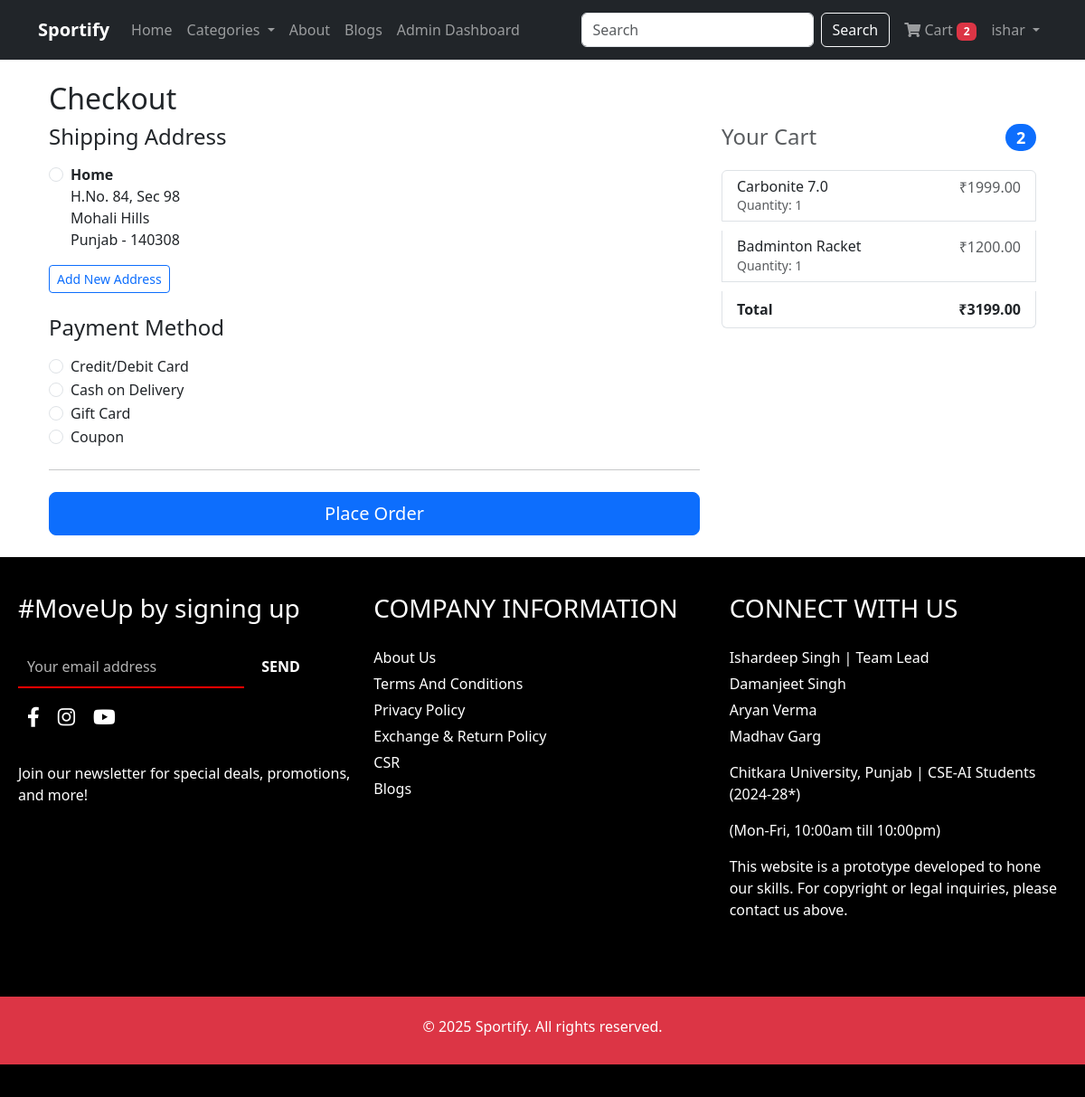
/checkout/ (signed in), run on an earlier commit of the app's database.
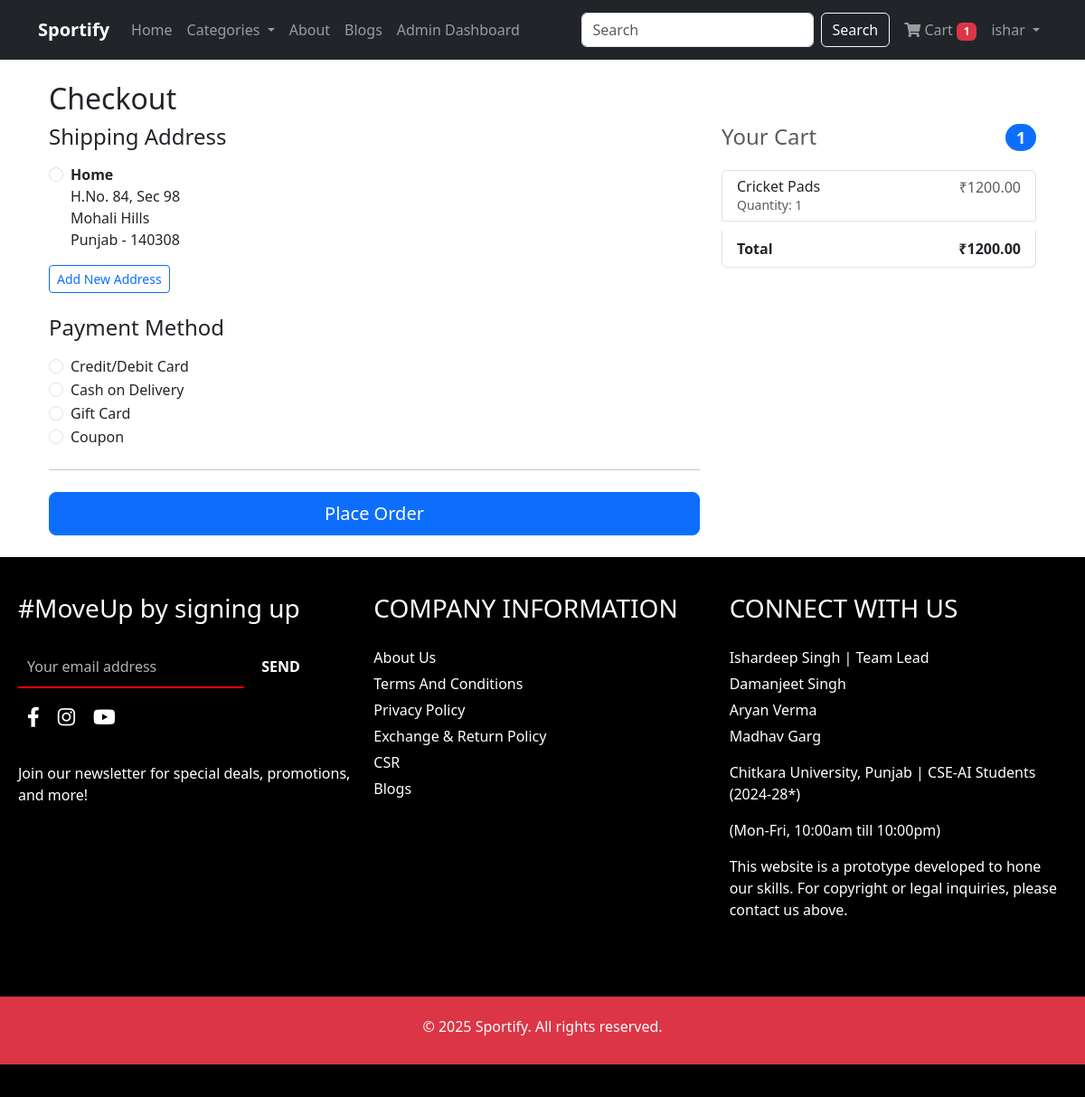
And on a later commit of the database.
### cart_app/models.py (models this page shows, shortened)
class CartItem(models.Model):
    user = models.ForeignKey(User, on_delete=models.CASCADE)
    product = models.ForeignKey(Product, on_delete=models.CASCADE)
    quantity = models.IntegerField(default=1, validators=[MinValueValidator(1)])
    created_at = models.DateTimeField(auto_now_add=True)
    def get_total_price(self):
        return self.product.price * self.quantity

class Product(models.Model):
    category = models.ForeignKey(Category, on_delete=models.CASCADE, related_name='products')
    title = models.CharField(max_length=200)
    description = models.TextField()
    price = models.DecimalField(max_digits=10, decimal_places=2)
    stock = models.IntegerField(default=0, validators=[MinValueValidator(0)])
    image = models.ImageField(upload_to='products/')
    created_at = models.DateTimeField(auto_now_add=True)
    updated_at = models.DateTimeField(auto_now=True)

### user_app/models.py (models this page shows, shortened)
class Address(models.Model):
    ADDRESS_TYPE_CHOICES = [
        ('HOME', 'Home'),
        ('WORK', 'Work'),
        ('OTHER', 'Other'),
    ]
    user = models.ForeignKey(User, on_delete=models.CASCADE, related_name='addresses')
    address_type = models.CharField(max_length=10, choices=ADDRESS_TYPE_CHOICES, default='HOME')
    is_default = models.BooleanField(default=False)
    house_street = models.CharField(max_length=200)
    landmark = models.CharField(max_length=100, blank=True, null=True)
    pincode = models.CharField(max_length=10)
    state = models.CharField(max_length=100)

### cart_app/views.py (the view)
# urls.py: path('checkout/', views.checkout, name='checkout'),
@login_required
def checkout(request):
    cart_items = CartItem.objects.filter(user=request.user)
    if not cart_items:
        messages.error(request, 'Your cart is empty!')
        return redirect('cart')
    for item in cart_items:
        if item.quantity > item.product.stock:
            messages.error(request, f"Sorry, we only have {item.product.stock} of {item.product.title} in stock.")
            return redirect('cart')
    addresses = Address.objects.filter(user=request.user)
    if not addresses:
        messages.warning(request, 'Please add a shipping address before checkout!')
        return redirect('address_create')
    total = sum(item.get_total_price() for item in cart_items)
    if request.method == 'POST':
        form = CheckoutForm(request.POST, user=request.user)
        if form.is_valid():
            selected_address = form.cleaned_data['shipping_address']
            payment_method = form.cleaned_data['payment_method']
            order = Order.objects.create(
                user=request.user,
                total_amount=total,
                payment_method=payment_method,
                shipping_address=selected_address.get_full_address()
            )
            for cart_item in cart_items:
                OrderItem.objects.create(
                    order=order,
                    product_name=cart_item.product.title,
                    product_price=cart_item.product.price,
                    quantity=cart_item.quantity,
                    image_url=cart_item.product.image.url
                )
                product = cart_item.product
                product.stock -= cart_item.quantity
                product.save()
            cart_items.delete()
            messages.success(request, 'Order placed successfully!')
            return redirect('order_history')
        else:
            for error in form.non_field_errors():
                messages.error(request, error)
    else:
        form = CheckoutForm(user=request.user)
        default_address = addresses.filter(is_default=True).first()
        if default_address:
            form.initial['shipping_address'] = default_address.id
    return render(request, 'cart_app/checkout.html', {
        'cart_items': cart_items,
        'total': total,
        'addresses': addresses,
        'form': form
    })

### cart_app/context_processors.py (called while the page is built)
def cart_count(request):
    count = 0
    if request.user.is_authenticated:
        count = CartItem.objects.filter(user=request.user).count()
    return {'cart_count': count}

def categories_processor(request):
    categories = Category.objects.all()
    return {'categories': categories}

def featured_products(request):
    featured = list(Product.objects.all().order_by('?')[:8])
    return {'featured_products': featured}

### user_app/context_processors.py (called while the page is built)
def user_address(request):
    address = None
    if request.user.is_authenticated:
        try:
            address = Address.objects.filter(user=request.user, is_default=True).first()
            if not address:
                address = Address.objects.filter(user=request.user).first()
        except Address.DoesNotExist:
            pass
    return {'address': address}

### templates/cart_app/checkout.html (shortened to what this page needs)
{% extends 'base.html' %}
{% block content %}
<div class="container mt-4">
    <h2>Checkout</h2>
    <div class="row">
        <div class="col-md-4 order-md-2 mb-4">
            <h4 class="d-flex justify-content-between align-items-center mb-3">
                <span class="text-muted">Your Cart</span>
                <span class="badge bg-primary rounded-pill">{{ cart_items.count }}</span>
            </h4>
            <ul class="list-group mb-3">
                {% for item in cart_items %}
                    <li class="list-group-item d-flex justify-content-between lh-sm">
                        <div>
                            <h6 class="my-0">{{ item.product.title }}</h6>
                            <small class="text-muted">Quantity: {{ item.quantity }}</small>
                        </div>
                        <span class="text-muted">₹{{ item.get_total_price }}</span>
                    </li>
                {% endfor %}
                <li class="list-group-item d-flex justify-content-between">
                    <strong>Total</strong>
                    <strong>₹{{ total }}</strong>
                </li>
            </ul>
        </div>
        <div class="col-md-8 order-md-1">
            <form method="post">
                <h4 class="mb-3">Shipping Address</h4>
                <div class="mb-4">
                    {% for address in addresses %}
                        <div class="form-check mb-3">
                            <input class="form-check-input" type="radio" name="shipping_address"
                                   value="{{ address.id }}" id="address_{{ address.id }}"
                                   required>
                            <label class="form-check-label" for="address_{{ address.id }}">
                                <strong>{{ address.get_address_type_display }}</strong>
                                <br>
                                {{ address.house_street }}<br>
                                {% if address.landmark %}{{ address.landmark }}<br>{% endif %}
                                {{ address.state }} - {{ address.pincode }}
                            </label>
                        </div>
                    {% endfor %}
                    <a href="{% url 'address_create' %}" class="btn btn-outline-primary btn-sm">Add New Address</a>
                </div>
                <h4 class="mb-3">Payment Method</h4>
                <div class="mb-4">
                    {% for value, label in form.payment_method.field.choices %}
                        <div class="form-check">
                            <input class="form-check-input" type="radio" name="payment_method"
                                   value="{{ value }}" id="payment_{{ value }}" required>
                            <label class="form-check-label" for="payment_{{ value }}">
                                {{ label }}
                            </label>
                        </div>
                    {% endfor %}
                </div>
                <hr class="mb-4">
                <button class="btn btn-primary btn-lg btn-block w-100" type="submit">Place Order</button>
            </form>
        </div>
    </div>
</div>
{% endblock %}

### templates/base.html (shortened to what the changed rows need)
<!DOCTYPE html>
<html lang="en">
<head>
    <link href="https://cdn.jsdelivr.net/npm/bootstrap@5.3.0-alpha1/dist/css/bootstrap.min.css" rel="stylesheet">
    <link rel="stylesheet" href="https://cdnjs.cloudflare.com/ajax/libs/font-awesome/6.0.0/css/all.min.css">
    <link rel="stylesheet" href="https://cdnjs.cloudflare.com/ajax/libs/font-awesome/5.15.4/css/all.min.css">
</head>
<body>
    <nav class="navbar navbar-expand-lg navbar-dark bg-dark">
        <div class="container">
            <div class="collapse navbar-collapse" id="navbarNav">
                <ul class="navbar-nav">
                    {% if user.is_authenticated %}
                    <li class="nav-item">
                        <a class="nav-link" href="{% url 'cart' %}">
                            <i class="fas fa-shopping-cart"></i> Cart
                            {% if cart_count > 0 %}
                            <span class="badge bg-danger">{{ cart_count }}</span>
                            {% endif %}
                        </a>
                    </li>
                    {% endif %}
                </ul>
            </div>
        </div>
    </nav>
    <div class="container my-4">
        {% block content %}{% endblock %}
    </div>
</body>
</html>

What changed in the data, as far as the page shows it:
removed CartItem: product "Carbonite 7.0", quantity "1", get_total_price "1999.00"
removed CartItem: product "Badminton Racket", quantity "1", get_total_price "1200.00"
added CartItem: product "Cricket Pads", quantity "1", get_total_price "1200.00"
Also different on the page:
{{ cart_count }}: "2" → "1"
{{ cart_items.count }}: "2" → "1"
{{ total }}: "3199.00" → "1200.00"
